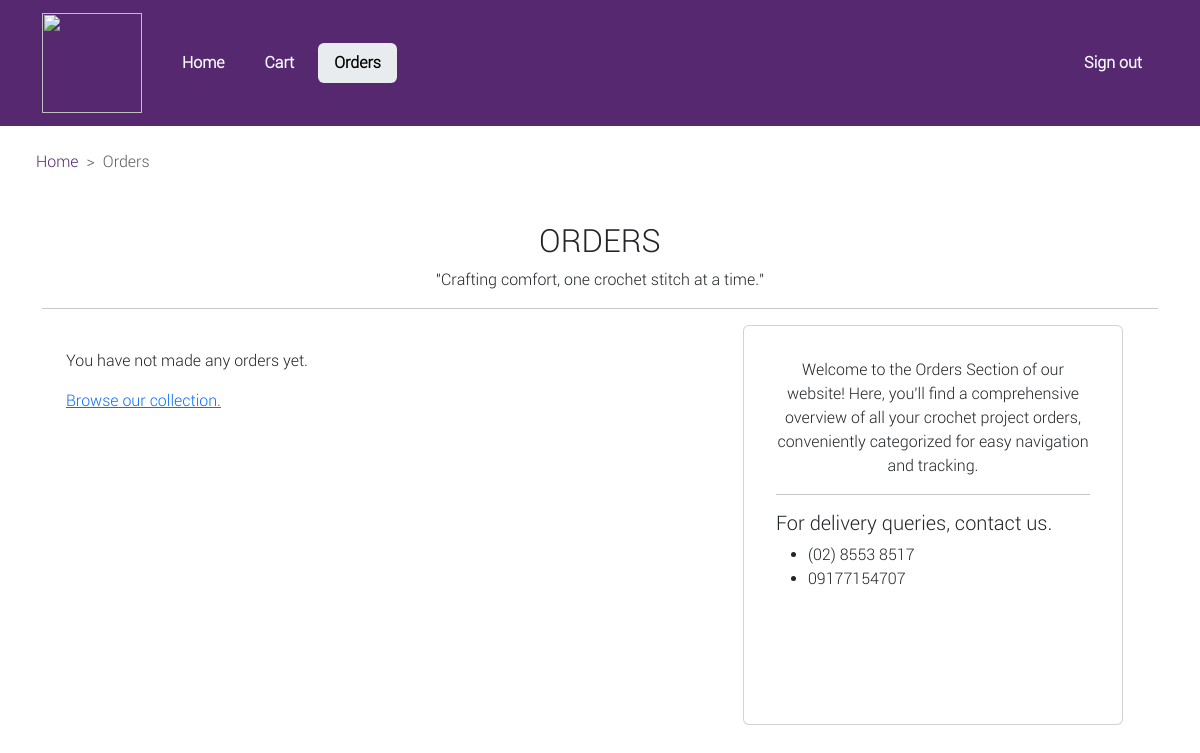
The page /orders/ (signed in) on the database as committed earlier.
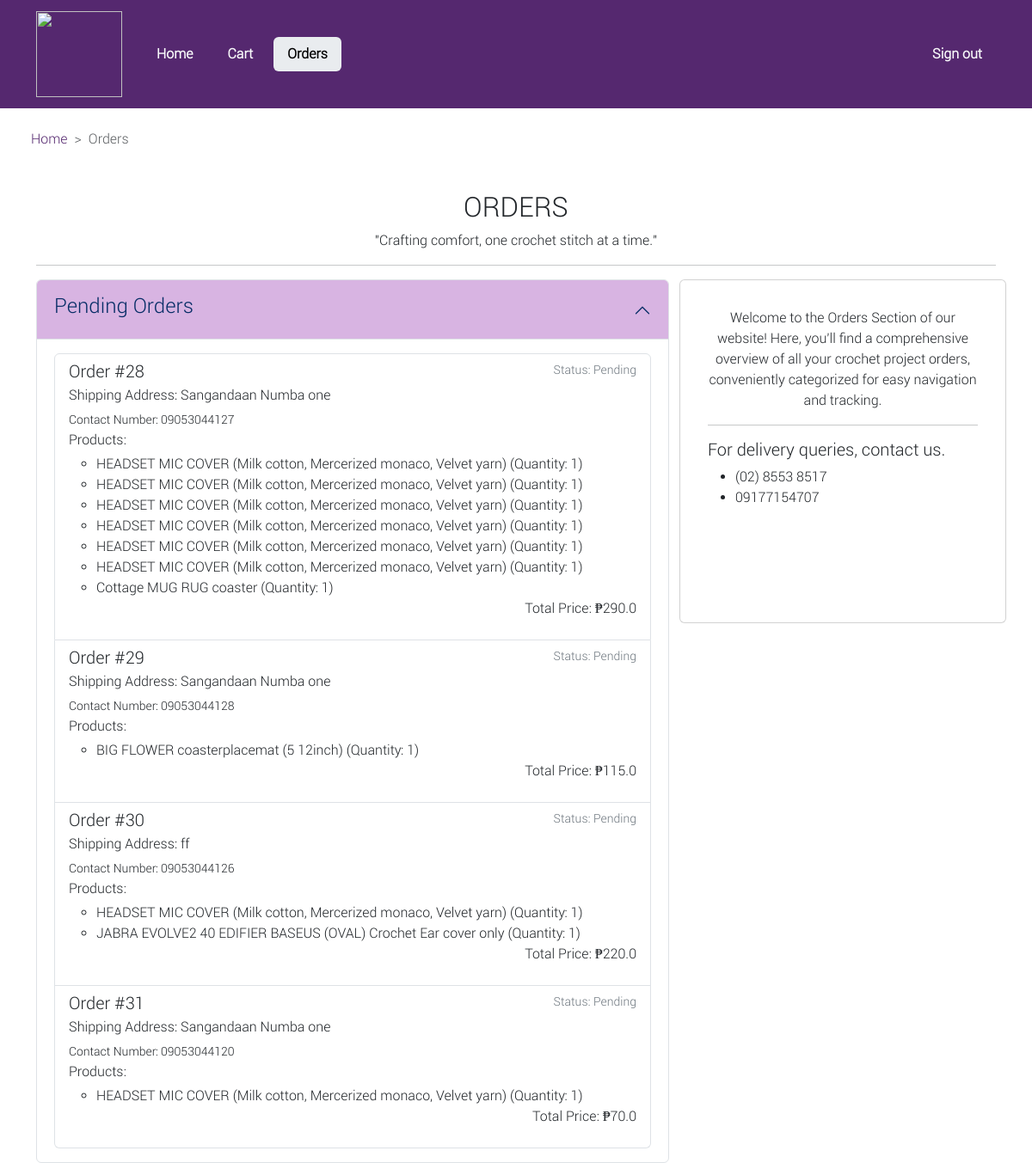
The same page on the database as committed later.
### main/models.py (models this page shows, shortened)
class Order(models.Model):
    user = models.ForeignKey(MyUser, on_delete=models.CASCADE, related_name='orders')
    STATUS_CHOICES = (
        ('Pending', 'Pending'),
        ('Shipped', 'Shipped'),
        ('Delivered', 'Delivered'),
        ('Cancelled', 'Cancelled'),
    )
    status = models.CharField(max_length=20, choices=STATUS_CHOICES, default='Pending')
    contact_number = models.CharField(max_length=20, null=True, blank=True)
    shipping_address = models.TextField(null=False)
    created = models.DateField(auto_now_add=True)
    total_price = models.FloatField(null=True)

class OrderItem(models.Model):
    order = models.ForeignKey(Order, on_delete=models.CASCADE)
    product = models.ForeignKey(Product, on_delete=models.CASCADE)
    quantity = models.PositiveIntegerField()
    additional_notes = models.TextField(null=True)

class Product(models.Model):
    CATEGORY_CHOICES = (
        ('Audio', 'Audio'),
        ('Home', 'Home'),
        ('Accessories', 'Accessories'),
    )
    name = models.CharField(max_length=255)
    price = models.FloatField()
    image1 = models.ImageField(upload_to='product_images/', blank=True, null=True)
    image2 = models.ImageField(upload_to='product_images/', blank=True, null=True)
    image3 = models.ImageField(upload_to='product_images/', blank=True, null=True)
    description = models.TextField()
    category = models.CharField(max_length=20, choices=CATEGORY_CHOICES)

### main/views.py (the view)
# urls.py: path('orders/', views.orders, name="orders"),
@login_required
def orders(request):
    user_orders = Order.objects.filter(user=request.user)
    pending_orders = user_orders.filter(status='Pending')
    shipped_orders = user_orders.filter(status='Shipped')
    delivered_orders = user_orders.filter(status='Delivered')
    cancelled_orders = user_orders.filter(status='Cancelled')
    context = {
        'pending_orders': pending_orders,
        'shipped_orders': shipped_orders,
        'delivered_orders': delivered_orders,
        'cancelled_orders': cancelled_orders,
    }
    return render(request, 'orders.html', context)

### templates/orders.html (shortened to what this page needs)
{% load static %}
<!DOCTYPE html>
<html lang="en">
<head>
    <link rel="stylesheet" href="{% static 'css/bootstrap.css' %}">
</head>
<body>
    <nav class="navbar navbar-expand-lg" style="background-color: #55286F;">
        <div class="container-md py-0">
            <a class="navbar-brand text-light fs-4 d-flex justify-content-center" href="{% url 'home' %}">
                <img src="{% static 'crochet-logo.png' %}" class="d-flex justify-content-center" width="100px" height="100px" alt="">
            </a>
            <div class="collapse navbar-collapse" id="navbarSupportedContent">
                <ul class="navbar-nav me-auto mb-2 mb-lg-0">
                    <li class="nav-item nav-pills">
                        <a class="nav-link px-3 text-light fw-semibold  ms-2" href="{% url 'home' %}">Home</a>
                    </li>
                    <li class="nav-item nav-pills">
                        <a class="nav-link text-light fw-semibold px-3 ms-2" href="{% url 'cart' %}">Cart</a>
                    </li>
                    <li class="nav-item nav-pills">
                        <a class="nav-link active bg-body-secondary fw-semibold px-3 ms-2" href="{% url 'orders' %}">Orders</a>
                    </li>
                </ul>
                <ul class="navbar-nav ms-auto mb-2 mb-lg-0">
                    {% if request.user.is_authenticated %}
                    <li class="nav-item">
                        <a class="nav-link text-light fw-semibold px-3 ms-2" href="{% url 'signout' %}">Sign out</a>
                    </li>
                    {% else %}
                    <li class="nav-item">
                        <a class="nav-link text-light fw-semibold px-3 ms-2" href="{% url 'signin' %}">Sign in</a>
                    </li>
                    {% endif %}
                </ul>
            </div>
        </div>
    </nav>
    <div class="container-md m-4">
        <nav style="--bs-breadcrumb-divider: '>';" aria-label="breadcrumb">
            <ol class="breadcrumb">
              <li class="breadcrumb-item"><a style=" text-decoration: none; color:#55286F" href="{% url 'home' %}">Home</a></li>
              <li class="breadcrumb-item active" aria-current="page">Orders</li>
            </ol>
        </nav>
    </div>
    <section class="container-lg mt-5">
        <h2 class="d-flex justify-content-center">ORDERS</h2>
        <p class="d-flex justify-content-center font-italic">"Crafting comfort, one crochet stitch at a time."</p>
        <hr>
        <div class="row">
            <div class="accordion col-md-8 col-sm-12 align-baseline" id="ordersAccordion">
                <div class="accordion" id="accordionExample">
                    {% if pending_orders %}
                    <div class="accordion-item">
                        <h2 class="accordion-header" id="headingOne">
                            <button class="accordion-button" type="button" data-bs-toggle="collapse" data-bs-target="#collapseOne" aria-expanded="true" aria-controls="collapseOne">
                                <h4>Pending Orders</h4>
                            </button>
                        </h2>
                        <div id="collapseOne" class="accordion-collapse collapse show" aria-labelledby="headingOne" data-bs-parent="#accordionExample">
                            <div class="accordion-body">
                                <ul class="list-group">
                                    {% for order in pending_orders %}
                                    <li class="list-group-item">
                                        <div class="d-flex w-100 justify-content-between">
                                            <h5 class="mb-1">Order #{{ order.id }}</h5>
                                            <small class="text-secondary">Status: {{ order.status }}</small>
                                        </div>
                                        <p class="mb-1">Shipping Address: {{ order.shipping_address }}</p>
                                        <small>Contact Number: {{ order.contact_number }}</small>
                                        <p class="mb-1">Products:</p>
                                        <ul>
                                            {% for order_item in order.orderitem_set.all %}
                                                <li>{{ order_item.product.name }} (Quantity: {{ order_item.quantity }})</li>
                                            {% endfor %}
                                        </ul>
                                        <p class="text-end">Total Price: ₱{{ order.total_price }}</p>
                                    </li>
                                    {% endfor %}
                                </ul>
                            </div>
                        </div>
                    </div>
                    {% endif %}
                </div>
            </div>
            {% if not pending_orders and not shipped_orders and not delivered_orders and not cancelled_orders %}
            <div class="col-md-7 m-4">
                <p>You have not made any orders yet.</p>
                <a href="{% url 'home' %}">Browse our collection.</a>
            </div>
            {% endif %}
            <div class="card d-none d-md-block col-md-4 p-3" style="height: 400px;">
                <div class="card-body">
                    <p class="text-center">Welcome to the Orders Section of our website! Here, you'll find a comprehensive overview of all your crochet project orders, conveniently categorized for easy navigation and tracking.</p>
                    <hr>
                    <h5>For delivery queries, contact us.</h5>
                    <ul>
                        <li>(02) 8553 8517</li>
                        <li>09177154707</li>
                    </ul>
                </div>
            </div>
        </div>
    </section>
</body>
</html>

### templates/orders.html (style rules this page uses)
.accordion-item button:not(.collapsed) { background-color: #D8B4E2 !important; }
body { font-family: 'secondary'; }

Rows that differ between the two databases and show on the page:
added Order: id "28", status "Pending", shipping_address "Sangandaan Numba one", contact_number "09053044127", total_price "290.0"
added OrderItem: product.name "HEADSET MIC COVER (Milk cotton, Mercerized monaco, Velvet yarn)", quantity "1", shown under "28"
added OrderItem: product.name "HEADSET MIC COVER (Milk cotton, Mercerized monaco, Velvet yarn)", quantity "1", shown under "28"
added OrderItem: product.name "HEADSET MIC COVER (Milk cotton, Mercerized monaco, Velvet yarn)", quantity "1", shown under "28"
added OrderItem: product.name "HEADSET MIC COVER (Milk cotton, Mercerized monaco, Velvet yarn)", quantity "1", shown under "28"
added OrderItem: product.name "HEADSET MIC COVER (Milk cotton, Mercerized monaco, Velvet yarn)", quantity "1", shown under "28"
added OrderItem: product.name "HEADSET MIC COVER (Milk cotton, Mercerized monaco, Velvet yarn)", quantity "1", shown under "28"
added OrderItem: product.name "Cottage MUG RUG coaster", quantity "1", shown under "28"
added Order: id "29", status "Pending", shipping_address "Sangandaan Numba one", contact_number "09053044128", total_price "115.0"
added OrderItem: product.name "BIG FLOWER coasterplacemat (5 12inch)", quantity "1", shown under "29"
added Order: id "30", status "Pending", shipping_address "ff", contact_number "09053044126", total_price "220.0"
added OrderItem: product.name "HEADSET MIC COVER (Milk cotton, Mercerized monaco, Velvet yarn)", quantity "1", shown under "30"
added OrderItem: product.name "JABRA EVOLVE2 40 EDIFIER BASEUS (OVAL) Crochet Ear cover only", quantity "1", shown under "30"
added Order: id "31", status "Pending", shipping_address "Sangandaan Numba one", contact_number "09053044120", total_price "70.0"
added OrderItem: product.name "HEADSET MIC COVER (Milk cotton, Mercerized monaco, Velvet yarn)", quantity "1", shown under "31"
Other text that changed with them:
text no longer shown: "You have not made any orders yet. Browse our collection."
text now shown: "Pending Orders"
